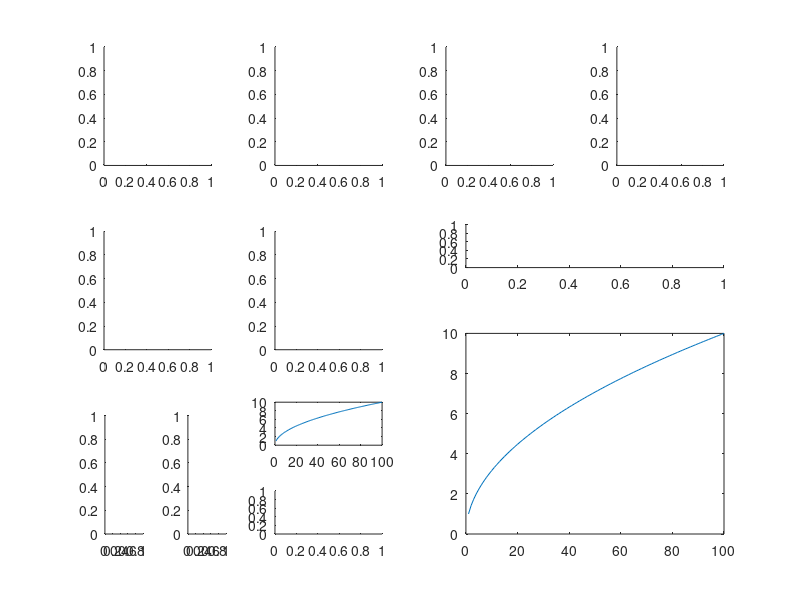

MATLAB code to generate this figure:
X1=1:100;
Y1=sqrt(X1);
figure;
% 2 by 2 Axes
h(1)=subplot(2,2,4);
 
% 6 by 4 Axes
h(2)=subplot(6,4,18);
h(3)=subplot(6,4,22);
 
% 3 by 4 Axes
h(4)=subplot(3,4,1);
h(5)=subplot(3,4,2);
h(6)=subplot(3,4,3);
h(7)=subplot(3,4,4);
h(8)=subplot(3,4,5);
h(9)=subplot(3,4,6);
 
% 3 by 8 Axes
h(10)=subplot(3,8,17);
h(11)=subplot(3,8,18);
 
% 6 by 2 Axes
h(12)=subplot(6,2,6);
 
for i=1:2
   plot(h(i),X1,Y1);
end